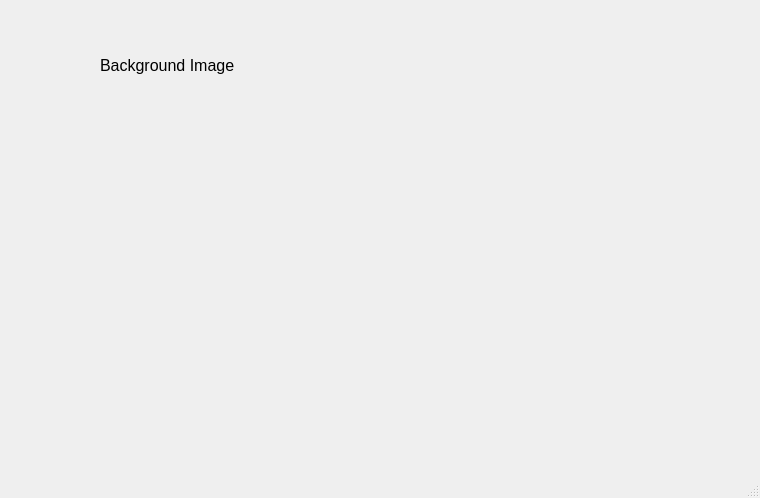
<?xml version="1.0" encoding="UTF-8"?>
<ui version="4.0">
 <class>MainWindow</class>
 <widget class="QMainWindow" name="MainWindow">
  <property name="geometry">
   <rect>
    <x>0</x>
    <y>0</y>
    <width>760</width>
    <height>498</height>
   </rect>
  </property>
  <property name="windowTitle">
   <string>MainWindow</string>
  </property>
  <widget class="QWidget" name="centralwidget">
   <widget class="QLabel" name="label">
    <property name="geometry">
     <rect>
      <x>100</x>
      <y>50</y>
      <width>261</width>
      <height>31</height>
     </rect>
    </property>
    <property name="font">
     <font>
      <pointsize>12</pointsize>
     </font>
    </property>
    <property name="text">
     <string>Background Image</string>
    </property>
   </widget>
   <widget class="QLabel" name="label_2">
    <property name="geometry">
     <rect>
      <x>30</x>
      <y>90</y>
      <width>691</width>
      <height>331</height>
     </rect>
    </property>
    <property name="styleSheet">
     <string notr="true"> 
background-image: url(:/Logos/Captura de pantalla 2025-01-11 221110.png);</string>
    </property>
    <property name="text">
     <string/>
    </property>
   </widget>
  </widget>
  <widget class="QMenuBar" name="menubar">
   <property name="geometry">
    <rect>
     <x>0</x>
     <y>0</y>
     <width>760</width>
     <height>26</height>
    </rect>
   </property>
  </widget>
  <widget class="QStatusBar" name="statusbar"/>
 </widget>
 <resources>
  <include location="../Archivos/Recursos.qrc"/>
 </resources>
 <connections/>
</ui>
